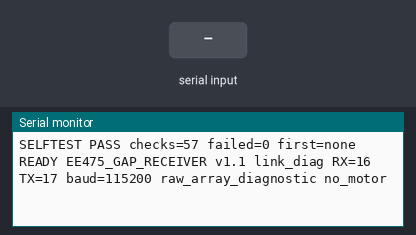
Bench run of a sketch on a simulated ESP32. Parts: the last lines printed to the serial monitor. The test bench sets the inputs (shaded band).

Above: at 1.2 s.
1.3 s: "raw_cdeg=33333\n" received over the second serial link
At 3.2 s:
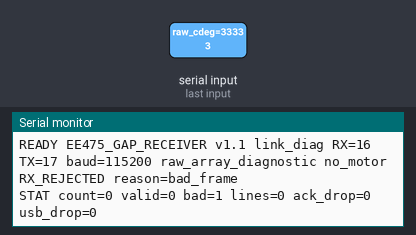
3.5 s: "target_valid=1\n" received over the second serial link
At 3.9 s:
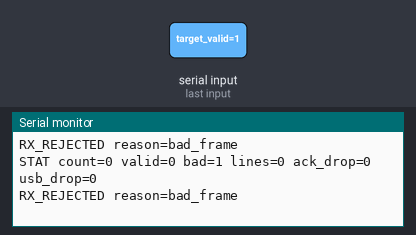

The sketch:

gap_receiver.ino
```cpp
#include <Arduino.h>
#include "gap_protocol.h"
#include "gap_diagnostics.h"
#include "gap_self_tests.h"

// NodeMCU ESP-32S / classic ESP32 bench receiver. No motor or LED pin is used.
static constexpr int PICO_RX_GPIO = 16; // Pico GP0 TX -> ESP32 P16 RX
static constexpr int PICO_TX_GPIO = 17; // ESP32 P17 TX -> Pico GP1 RX
static HardwareSerial PicoLink(2);
static gaplink::LineReader lines;
static gaplink::Receiver receiver;
static uint32_t malformed = 0, rejected_lines = 0, ack_drops = 0, usb_drops = 0;
static uint32_t last_stats = 0;
static bool self_tests_ok = false;

struct TxLine { char data[gaplink::MAX_FRAME + 1]; size_t size = 0; };
static TxLine tx[4];
static unsigned tx_head = 0, tx_count = 0;

static void usb_line(const char *text) {
    const size_t size = strlen(text);
    if (static_cast<size_t>(Serial.availableForWrite()) >= size)
        Serial.write(reinterpret_cast<const uint8_t *>(text), size);
    else ++usb_drops; // Diagnostic output cannot stall acquisition or freshness.
}

static void queue_ack(const gaplink::Ack &ack) {
    char out[gaplink::MAX_FRAME + 1];
    const size_t n = gaplink::format_ack(ack, out, sizeof out);
    if (!n || tx_count == 4) { ++ack_drops; return; }
    TxLine &slot = tx[(tx_head + tx_count) % 4];
    memcpy(slot.data, out, n + 1); slot.size = n; ++tx_count;
    usb_line(out);
}

static void pump_tx() {
    if (!tx_count) return;
    TxLine &slot = tx[tx_head];
    if (static_cast<size_t>(PicoLink.availableForWrite()) < slot.size) return;
    PicoLink.write(reinterpret_cast<const uint8_t *>(slot.data), slot.size);
    tx_head = (tx_head + 1) % 4; --tx_count;
}

static void handle_line(const char *text, uint32_t now) {
    gaplink::Message message;
    if (!gaplink::parse(text, message)) {
        ++malformed; usb_line(gaplink::BAD_FRAME_DIAGNOSTIC); return;
    }
    if (receiver.expire(now)) usb_line("TARGET invalid reason=measurement_timeout\n");
    gaplink::Ack ack = receiver.process(message, now);
    queue_ack(ack);
    if (message.kind == gaplink::BEARING) {
        char state[gaplink::DIAGNOSTIC_CAPACITY];
        if (gaplink::format_bearing_diagnostic(message, ack, receiver.target_valid, state, sizeof state))
            usb_line(state);
    }
}

void setup() {
    // A whole diagnostic line must fit for the nonblocking best-effort write.
    Serial.setTxBufferSize(512);
    Serial.begin(115200);
    // The tests run only on local temporary objects, before hardware UART init.
    const gaplink::TestResult test = gaplink::self_test();
    self_tests_ok = test.failed == 0;
    Serial.printf("SELFTEST %s checks=%u failed=%u first=%s\n",
        self_tests_ok ? "PASS" : "FAIL", test.checks, test.failed,
        test.first_failure ? test.first_failure : "none");
    if (!self_tests_ok) {
        Serial.println("HALTED: protocol self-test failed; link not enabled");
        return;
    }
    PicoLink.setRxBufferSize(512);
    PicoLink.setTxBufferSize(512);
    PicoLink.begin(115200, SERIAL_8N1, PICO_RX_GPIO, PICO_TX_GPIO);
    Serial.println("READY EE475_GAP_RECEIVER v1.1 link_diag RX=16 TX=17 baud=115200 raw_array_diagnostic no_motor");
}

void loop() {
    if (!self_tests_ok) { delay(10); return; }
    const uint32_t now = millis();
    if (receiver.expire(now)) usb_line("TARGET invalid reason=measurement_timeout\n");
    // Keep all operations bounded. No readStringUntil / waiting for a packet.
    for (unsigned budget = 0; budget < 96 && PicoLink.available() > 0; ++budget) {
        const gaplink::LineReader::Result result = lines.push(static_cast<char>(PicoLink.read()));
        if (result == gaplink::LineReader::READY) handle_line(lines.line(), millis());
        else if (result == gaplink::LineReader::REJECTED) ++rejected_lines;
    }
    pump_tx();
    if (static_cast<uint32_t>(now - last_stats) >= 2000) {
        last_stats = now;
        char stats[200];
        snprintf(stats, sizeof stats,
            "STAT count=%lu valid=%u bad=%lu lines=%lu ack_drop=%lu usb_drop=%lu\n",
            static_cast<unsigned long>(receiver.accepted_count), receiver.target_valid ? 1u : 0u,
            static_cast<unsigned long>(malformed), static_cast<unsigned long>(rejected_lines),
            static_cast<unsigned long>(ack_drops), static_cast<unsigned long>(usb_drops));
        usb_line(stats);
    }
    delay(1);
}
```

gap_diagnostics.h
```cpp
#pragma once
// Receive-only USB diagnostics. Never changes Receiver state or drives a motor.
// Call only after parse() succeeds and process() returns the matching ACK.
#include "gap_protocol.h"

namespace gaplink {
static constexpr size_t DIAGNOSTIC_CAPACITY = 192;
static constexpr const char *BAD_FRAME_DIAGNOSTIC = "RX_REJECTED reason=bad_frame\n";

inline const char *bearing_class(const Message &message, const Ack &ack) {
    // A rejected packet must not be promoted to the current diagnostic fit.
    if (ack.status == WRONG_SESSION || ack.status == DUPLICATE) return "RX_REJECTED";
    if (ack.status == STALE || message.age_ms + UART_ALLOWANCE_MS > MAX_MEASUREMENT_AGE_MS)
        return "DIAG_STALE";
    if (ack.status == INVALID || !message.valid) return "DIAG_INVALID";
    return "ACCEPTED";
}

inline size_t format_bearing_diagnostic(const Message &message, const Ack &ack,
                                       bool target_valid, char *output, size_t capacity) {
    if (!capacity) return 0;
    output[0] = 0;
    if (message.kind != BEARING || ack.kind != BEARING ||
        message.session != ack.session || message.seq != ack.seq) return 0;
    const int n = snprintf(output, capacity,
        "BEARING seq=%lu class=%s ack_status=%u source_valid=%u raw_cdeg=%lu raw_q=%lu source_age_ms=%lu target_valid=%u\n",
        static_cast<unsigned long>(message.seq), bearing_class(message, ack),
        static_cast<unsigned>(ack.status), static_cast<unsigned>(message.valid),
        static_cast<unsigned long>(message.angle_cdeg), static_cast<unsigned long>(message.quality),
        static_cast<unsigned long>(message.age_ms), target_valid ? 1u : 0u);
    if (n < 0 || static_cast<size_t>(n) >= capacity) { output[0] = 0; return 0; }
    return static_cast<size_t>(n);
}
} // namespace gaplink
```

gap_protocol.h
```cpp
#pragma once
// Hardware-independent, bounded protocol/state logic shared by the firmware
// and its C++ tests. No Arduino, UART, motor, or GPIO access in this header.
#include <stdint.h>
#include <stddef.h>
#include <stdio.h>
#include <string.h>

namespace gaplink {
static constexpr size_t MAX_FRAME = 128; // Includes LF; CRLF is not this protocol.
static constexpr uint32_t UART_ALLOWANCE_MS = 20;
static constexpr uint32_t MAX_MEASUREMENT_AGE_MS = 500;
enum Kind : uint8_t { HELLO = 0, PING = 1, BEARING = 2 };
enum Status : uint8_t { ACCEPTED = 0, INVALID = 1, STALE = 2, DUPLICATE = 3, WRONG_SESSION = 4 };

inline uint16_t crc16(const char *s, size_t n) {
    uint16_t crc = 0xffff;
    for (size_t i = 0; i < n; ++i) {
        crc ^= static_cast<uint16_t>(static_cast<uint8_t>(s[i])) << 8;
        for (unsigned bit = 0; bit < 8; ++bit)
            crc = (crc & 0x8000) ? static_cast<uint16_t>((crc << 1) ^ 0x1021)
                                : static_cast<uint16_t>(crc << 1);
    }
    return crc;
}

inline int hex_digit(char c) {
    if (c >= '0' && c <= '9') return c - '0';
    if (c >= 'A' && c <= 'F') return c - 'A' + 10;
    if (c >= 'a' && c <= 'f') return c - 'a' + 10;
    return -1;
}

inline bool hex_number(const char *s, size_t digits, uint32_t &value) {
    if (strlen(s) != digits) return false;
    value = 0;
    for (size_t i = 0; i < digits; ++i) {
        const int d = hex_digit(s[i]);
        if (d < 0) return false;
        value = (value << 4) | static_cast<unsigned>(d);
    }
    return true;
}

inline bool decimal(const char *s, uint32_t maximum, uint32_t &value) {
    if (!*s) return false;
    value = 0;
    for (; *s; ++s) {
        if (*s < '0' || *s > '9') return false;
        const unsigned d = static_cast<unsigned>(*s - '0');
        if (value > maximum / 10 || (value == maximum / 10 && d > maximum % 10)) return false;
        value = value * 10 + d;
    }
    return true;
}

struct Message {
    Kind kind = HELLO;
    uint32_t session = 0, seq = 0, age_ms = 0;
    uint32_t valid = 0, angle_cdeg = 0, quality = 0;
};

// Input excludes LF, as returned by LineReader. Validated before tokenization.
inline bool parse(const char *line, Message &message) {
    const size_t n = strlen(line);
    if (n < 7 || n + 1 > MAX_FRAME || line[0] != '@') return false;
    const size_t star = n - 5;
    if (line[star] != '*') return false;
    uint32_t supplied_crc = 0;
    if (!hex_number(line + star + 1, 4, supplied_crc)) return false;
    if (crc16(line + 1, star - 1) != supplied_crc) return false;
    char payload[MAX_FRAME];
    memcpy(payload, line + 1, star - 1);
    payload[star - 1] = 0;
    char *fields[8] = {payload};
    size_t count = 1;
    for (char *p = payload; *p; ++p) {
        if (*p == ',') {
            if (count == 8) return false;
            *p = 0;
            fields[count++] = p + 1;
        }
    }
    for (size_t i = 0; i < count; ++i) if (!*fields[i]) return false;
    if (count < 3 || strcmp(fields[1], "1") != 0) return false;
    Message candidate;
    if (!hex_number(fields[2], 8, candidate.session)) return false;
    if (strcmp(fields[0], "H") == 0 && count == 3) candidate.kind = HELLO;
    else if (strcmp(fields[0], "P") == 0 && count == 4) {
        candidate.kind = PING;
        if (!decimal(fields[3], UINT32_MAX, candidate.seq)) return false;
    } else if (strcmp(fields[0], "B") == 0 && count == 8) {
        candidate.kind = BEARING;
        if (!decimal(fields[3], UINT32_MAX, candidate.seq) ||
            !decimal(fields[4], 60000, candidate.age_ms) ||
            !decimal(fields[5], 1, candidate.valid) ||
            !decimal(fields[6], 35999, candidate.angle_cdeg) ||
            !decimal(fields[7], 1000, candidate.quality)) return false;
    } else return false;
    message = candidate;
    return true;
}

inline size_t frame(const char *payload, char *output, size_t capacity) {
    const size_t n = strlen(payload);
    if (n + 7 > MAX_FRAME || capacity < n + 8) return 0;
    const int written = snprintf(output, capacity, "@%s*%04X\n", payload, crc16(payload, n));
    return written > 0 && static_cast<size_t>(written) < capacity ? static_cast<size_t>(written) : 0;
}

// At most 127 non-LF bytes plus terminator. A malformed/overlong line is
// discarded completely through its LF; a valid suffix cannot be accepted.
class LineReader {
public:
    enum Result : uint8_t { NONE, READY, REJECTED };
    Result push(char c) {
        if (c == '\n') {
            const bool bad = discard_ || used_ == 0;
            buffer_[used_] = 0;
            used_ = 0;
            discard_ = false;
            return bad ? REJECTED : READY;
        }
        if (discard_) return NONE;
        if (c < 32 || c > 126 || used_ >= MAX_FRAME - 1) {
            discard_ = true;
            return NONE;
        }
        buffer_[used_++] = c;
        return NONE;
    }
    const char *line() const { return buffer_; }
private:
    char buffer_[MAX_FRAME] = {};
    size_t used_ = 0;
    bool discard_ = false;
};

struct Ack {
    uint32_t session = 0, seq = 0;
    Kind kind = HELLO;
    Status status = ACCEPTED;
    uint32_t count = 0;
};

inline size_t format_ack(const Ack &ack, char *output, size_t capacity) {
    char payload[96];
    const int n = snprintf(payload, sizeof payload, "A,1,%08lX,%lu,%u,%u,%lu",
        static_cast<unsigned long>(ack.session), static_cast<unsigned long>(ack.seq),
        static_cast<unsigned>(ack.kind), static_cast<unsigned>(ack.status),
        static_cast<unsigned long>(ack.count));
    if (n < 0 || static_cast<size_t>(n) >= sizeof payload) return 0;
    return frame(payload, output, capacity);
}

class Receiver {
public:
    bool configured = false, have_seq = false, target_valid = false;
    uint32_t session = 0, last_seq = 0, accepted_count = 0;
    uint32_t received_ms = 0, source_age_ms = 0, angle_cdeg = 0, quality = 0;

    static bool newer(uint32_t value, uint32_t previous) {
        const uint32_t delta = value - previous;
        return delta != 0 && delta < 0x80000000u;
    }
    uint32_t age(uint32_t now) const { return source_age_ms + UART_ALLOWANCE_MS + (now - received_ms); }
    bool expire(uint32_t now) {
        if (target_valid && age(now) > MAX_MEASUREMENT_AGE_MS) {
            target_valid = false;
            return true;
        }
        return false;
    }
    Ack process(const Message &m, uint32_t now) {
        expire(now);
        Ack ack;
        ack.session = m.session; ack.seq = m.seq; ack.kind = m.kind;
        if (m.kind == HELLO) {
            if (!configured || session != m.session) {
                configured = true; session = m.session;
                have_seq = false; target_valid = false;
            }
            ++accepted_count;
        } else if (!configured || session != m.session) ack.status = WRONG_SESSION;
        else if (m.kind == PING) ++accepted_count; // Link only; no measurement renewal.
        else if (have_seq && !newer(m.seq, last_seq)) ack.status = DUPLICATE;
        else {
            have_seq = true; last_seq = m.seq;
            if (!m.valid) {
                target_valid = false; ++accepted_count; ack.status = INVALID;
            } else if (m.age_ms + UART_ALLOWANCE_MS > MAX_MEASUREMENT_AGE_MS) {
                target_valid = false; ack.status = STALE;
            } else {
                target_valid = true; source_age_ms = m.age_ms; received_ms = now;
                angle_cdeg = m.angle_cdeg; quality = m.quality; ++accepted_count;
            }
        }
        ack.count = accepted_count;
        return ack;
    }
};
} // namespace gaplink
```

Source omitted: gap_self_tests.h (9363 bytes)

Measured:
- after the input at 1.3 s, the serial monitor: prints a new line at once (image 1)
